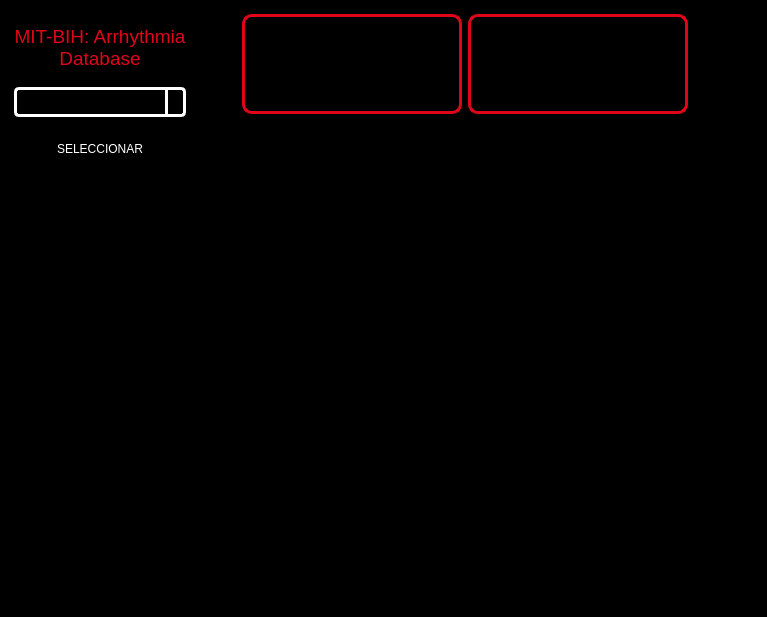
            <widget class="QWidget" name="page_tres">
             <property name="styleSheet">
              <string notr="true">background-color:rgb(0,0,0);</string>
             </property>
             <layout class="QVBoxLayout" name="verticalLayout_16">
              <property name="spacing">
               <number>0</number>
              </property>
              <property name="leftMargin">
               <number>0</number>
              </property>
              <property name="topMargin">
               <number>0</number>
              </property>
              <property name="rightMargin">
               <number>0</number>
              </property>
              <property name="bottomMargin">
               <number>0</number>
              </property>
              <item>
               <widget class="QFrame" name="frame_17">
                <property name="styleSheet">
                 <string notr="true">background-color:rgb(0,0,0);
border-radius: 10px;</string>
                </property>
                <property name="frameShape">
                 <enum>QFrame::StyledPanel</enum>
                </property>
                <property name="frameShadow">
                 <enum>QFrame::Raised</enum>
                </property>
                <layout class="QHBoxLayout" name="horizontalLayout_11">
                 <property name="spacing">
                  <number>5</number>
                 </property>
                 <property name="leftMargin">
                  <number>5</number>
                 </property>
                 <property name="topMargin">
                  <number>5</number>
                 </property>
                 <property name="rightMargin">
                  <number>5</number>
                 </property>
                 <property name="bottomMargin">
                  <number>5</number>
                 </property>
                 <item>
                  <widget class="QFrame" name="frame_18">
                   <property name="minimumSize">
                    <size>
                     <width>190</width>
                     <height>0</height>
                    </size>
                   </property>
                   <property name="maximumSize">
                    <size>
                     <width>210</width>
                     <height>16777215</height>
                    </size>
                   </property>
                   <property name="styleSheet">
                    <string notr="true">background-color:rgb(0,0,0);</string>
                   </property>
                   <property name="frameShape">
                    <enum>QFrame::StyledPanel</enum>
                   </property>
                   <property name="frameShadow">
                    <enum>QFrame::Raised</enum>
                   </property>
                   <layout class="QVBoxLayout" name="verticalLayout_24">
                    <item>
                     <widget class="QLabel" name="label_21">
                      <property name="minimumSize">
                       <size>
                        <width>0</width>
                        <height>5</height>
                       </size>
                      </property>
                      <property name="maximumSize">
                       <size>
                        <width>16777215</width>
                        <height>5</height>
                       </size>
                      </property>
                      <property name="text">
                       <string/>
                      </property>
                     </widget>
                    </item>
                    <item>
                     <widget class="QLabel" name="label_7">
                      <property name="minimumSize">
                       <size>
                        <width>0</width>
                        <height>30</height>
                       </size>
                      </property>
                      <property name="font">
                       <font>
                        <pointsize>14</pointsize>
                       </font>
                      </property>
                      <property name="styleSheet">
                       <string notr="true">color: #e00518 ;</string>
                      </property>
                      <property name="text">
                       <string>MIT-BIH: Arrhythmia Database</string>
                      </property>
                      <property name="scaledContents">
                       <bool>false</bool>
                      </property>
                      <property name="alignment">
                       <set>Qt::AlignCenter</set>
                      </property>
                      <property name="wordWrap">
                       <bool>true</bool>
                      </property>
                     </widget>
                    </item>
                    <item>
                     <widget class="QLabel" name="label_20">
                      <property name="minimumSize">
                       <size>
                        <width>0</width>
                        <height>5</height>
                       </size>
                      </property>
                      <property name="maximumSize">
                       <size>
                        <width>16777215</width>
                        <height>5</height>
                       </size>
                      </property>
                      <property name="text">
                       <string/>
                      </property>
                     </widget>
                    </item>
                    <item>
                     <widget class="QComboBox" name="cb_DB">
                      <property name="minimumSize">
                       <size>
                        <width>84</width>
                        <height>30</height>
                       </size>
                      </property>
                      <property name="styleSheet">
                       <string notr="true">QComboBox{
	border: 3px solid #ffffff;
	border-radius: 5px;
	min-width: 6em;
	color: rgb(255, 255, 255);
}

QComboBox::drop-down{
	subcontrol-origin: padding;
	subcontrol-position: top right;
	width: 15px;
	border-left-width: 3px;
	border-left-color: #ffffff;
	border-left-style: solid;
	border-top-right-radius: 4px;
	border-bottom-right-radius: 4px;
}

QComboBox QAbstractItemView{
	background: #2c2c2c;
	selection-background-color: #ff0037;
	color: #ffffff;
}
</string>
                      </property>
                     </widget>
                    </item>
                    <item>
                     <widget class="QLabel" name="label_19">
                      <property name="minimumSize">
                       <size>
                        <width>0</width>
                        <height>5</height>
                       </size>
                      </property>
                      <property name="maximumSize">
                       <size>
                        <width>16777215</width>
                        <height>5</height>
                       </size>
                      </property>
                      <property name="text">
                       <string/>
                      </property>
                     </widget>
                    </item>
                    <item>
                     <widget class="QPushButton" name="bt_selectDB">
                      <property name="minimumSize">
                       <size>
                        <width>0</width>
                        <height>30</height>
                       </size>
                      </property>
                      <property name="styleSheet">
                       <string notr="true">QPushButton{
	border-radius: 18px;
	background-color:rgb(0,0,0);
	Color: rgb(255, 255, 255);
}

QPushButton:hover{
	background-color: rgb(255, 255, 255);
	color: rgb(0,0,0);
}
</string>
                      </property>
                      <property name="text">
                       <string>SELECCIONAR</string>
                      </property>
                     </widget>
                    </item>
                    <item>
                     <spacer name="verticalSpacer_3">
                      <property name="orientation">
                       <enum>Qt::Vertical</enum>
                      </property>
                      <property name="sizeHint" stdset="0">
                       <size>
                        <width>20</width>
                        <height>343</height>
                       </size>
                      </property>
                     </spacer>
                    </item>
                    <item>
                     <widget class="QLabel" name="label_18">
                      <property name="minimumSize">
                       <size>
                        <width>100</width>
                        <height>90</height>
                       </size>
                      </property>
                      <property name="maximumSize">
                       <size>
                        <width>220</width>
                        <height>100</height>
                       </size>
                      </property>
                      <property name="text">
                       <string/>
                      </property>
                      <property name="pixmap">
                       <pixmap>Logo.png</pixmap>
                      </property>
                      <property name="scaledContents">
                       <bool>true</bool>
                      </property>
                      <property name="alignment">
                       <set>Qt::AlignCenter</set>
                      </property>
                      <property name="wordWrap">
                       <bool>true</bool>
                      </property>
                     </widget>
                    </item>
                   </layout>
                  </widget>
                 </item>
                 <item>
                  <layout class="QVBoxLayout" name="verticalLayout_19" stretch="1,2,2">
                   <item>
                    <widget class="QFrame" name="frame_20">
                     <property name="styleSheet">
                      <string notr="true">background-color:rgb(0,0,0);</string>
                     </property>
                     <property name="frameShape">
                      <enum>QFrame::StyledPanel</enum>
                     </property>
                     <property name="frameShadow">
                      <enum>QFrame::Raised</enum>
                     </property>
                     <layout class="QHBoxLayout" name="horizontalLayout_15">
                      <item>
                       <spacer name="horizontalSpacer_8">
                        <property name="orientation">
                         <enum>Qt::Horizontal</enum>
                        </property>
                        <property name="sizeHint" stdset="0">
                         <size>
                          <width>33</width>
                          <height>20</height>
                         </size>
                        </property>
                       </spacer>
                      </item>
                      <item>
                       <widget class="QLabel" name="label_ritmo_3">
                        <property name="minimumSize">
                         <size>
                          <width>220</width>
                          <height>100</height>
                         </size>
                        </property>
                        <property name="maximumSize">
                         <size>
                          <width>220</width>
                          <height>100</height>
                         </size>
                        </property>
                        <property name="font">
                         <font>
                          <pointsize>20</pointsize>
                         </font>
                        </property>
                        <property name="styleSheet">
                         <string notr="true">QLabel{
border: 3px solid #e00518;

border -radius
}</string>
                        </property>
                        <property name="text">
                         <string/>
                        </property>
                        <property name="alignment">
                         <set>Qt::AlignCenter</set>
                        </property>
                        <property name="wordWrap">
                         <bool>true</bool>
                        </property>
                       </widget>
                      </item>
                      <item>
                       <widget class="QLabel" name="label_BPM_3">
                        <property name="minimumSize">
                         <size>
                          <width>220</width>
                          <height>100</height>
                         </size>
                        </property>
                        <property name="maximumSize">
                         <size>
                          <width>220</width>
                          <height>100</height>
                         </size>
                        </property>
                        <property name="font">
                         <font>
                          <pointsize>20</pointsize>
                         </font>
                        </property>
                        <property name="styleSheet">
                         <string notr="true">QLabel{
border: 3px solid #e00518;

border -radius
}</string>
                        </property>
                        <property name="text">
                         <string/>
                        </property>
                        <property name="alignment">
                         <set>Qt::AlignCenter</set>
                        </property>
                        <property name="wordWrap">
                         <bool>true</bool>
                        </property>
                       </widget>
                      </item>
                      <item>
                       <spacer name="horizontalSpacer_9">
                        <property name="orientation">
                         <enum>Qt::Horizontal</enum>
                        </property>
                        <property name="sizeHint" stdset="0">
                         <size>
                          <width>65</width>
                          <height>20</height>
                         </size>
                        </property>
                       </spacer>
                      </item>
                     </layout>
                    </widget>
                   </item>
                   <item>
                    <widget class="QFrame" name="frame_21">
                     <property name="styleSheet">
                      <string notr="true">background-color:rgb(0,0,0);</string>
                     </property>
                     <property name="frameShape">
                      <enum>QFrame::StyledPanel</enum>
                     </property>
                     <property name="frameShadow">
                      <enum>QFrame::Raised</enum>
                     </property>
                     <layout class="QVBoxLayout" name="verticalLayout_23">
                      <item>
                       <layout class="QVBoxLayout" name="graph_DB"/>
                      </item>
                     </layout>
                    </widget>
                   </item>
                   <item>
                    <widget class="QFrame" name="frame_19">
                     <property name="styleSheet">
                      <string notr="true">background-color:rgb(0,0,0);</string>
                     </property>
                     <property name="frameShape">
                      <enum>QFrame::StyledPanel</enum>
                     </property>
                     <property name="frameShadow">
                      <enum>QFrame::Raised</enum>
                     </property>
                     <layout class="QVBoxLayout" name="verticalLayout_22">
                      <item>
                       <layout class="QVBoxLayout" name="graph_panDB"/>
                      </item>
                     </layout>
                    </widget>
                   </item>
                  </layout>
                 </item>
                </layout>
               </widget>
              </item>
             </layout>
            </widget>
